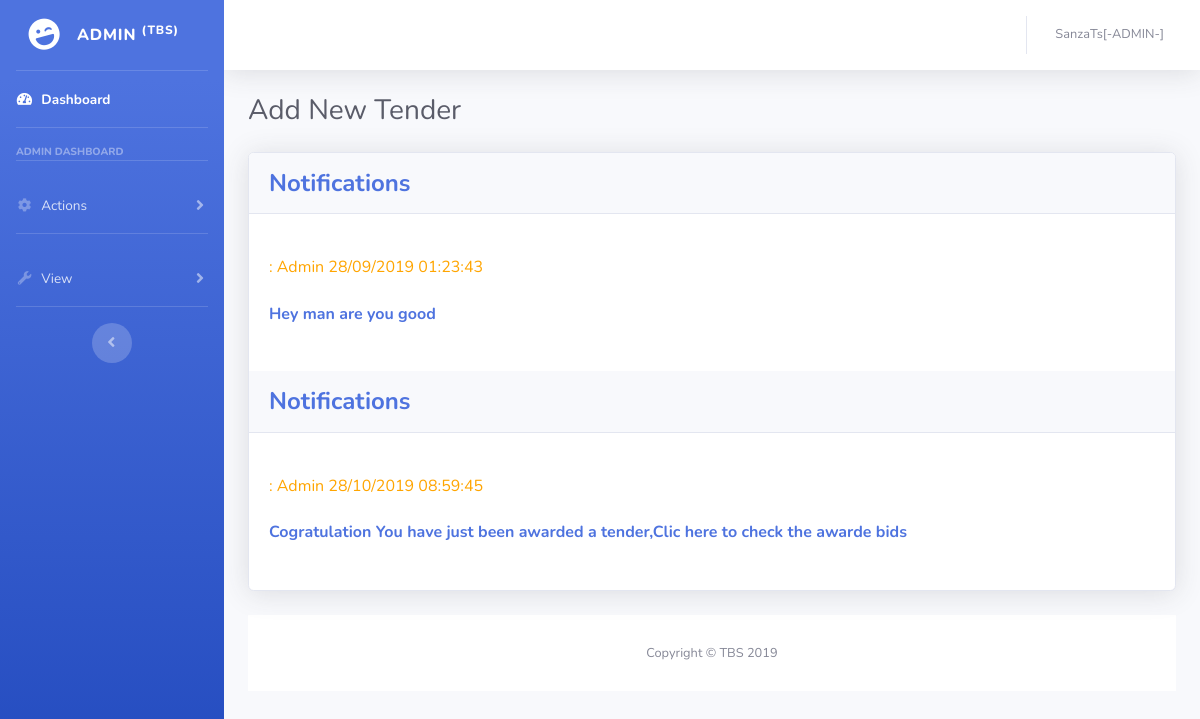
The page /adminMsg.php (signed in) on the database its author committed.
### tables this page shows
CREATE TABLE `chat` (
  `mid` int(11) NOT NULL,
  `sender` varchar(30) NOT NULL,
  `reciever` varchar(30) NOT NULL,
  `Msg` varchar(250) NOT NULL,
  `date` varchar(10) NOT NULL,
  `time` varchar(10) NOT NULL
);

### adminMsg.php (the view, shortened to what this page needs)
<?php
include("connection.php");
$username = $_SESSION['username'];
?>
<!DOCTYPE html>
<html lang="en">
<head>
  <link href="vendor/fontawesome-free/css/all.min.css" rel="stylesheet" type="text/css">
  <link href="css/sb-admin-2.min.css" rel="stylesheet">
</head>
<body id="page-top">
  <div id="wrapper">
    <ul class="navbar-nav bg-gradient-primary sidebar sidebar-dark accordion" id="accordionSidebar">
      <a class="sidebar-brand d-flex align-items-center justify-content-center" href="adminReports.php">
        <div class="sidebar-brand-icon rotate-n-15">
          <i class="fas fa-laugh-wink"></i>
        </div>
        <div class="sidebar-brand-text mx-3">ADMIN <sup>(TBS)</sup></div>
      </a>
      <hr class="sidebar-divider my-0">
      <li class="nav-item active">
        <a class="nav-link" href="adminReports.php">
          <i class="fas fa-fw fa-tachometer-alt"></i>
          <span>Dashboard</span></a>
      </li>
      <hr class="sidebar-divider">
      <div class="sidebar-heading">
       Admin Dashboard
      </div>
      <hr class="sidebar-divider">
      <li class="nav-item">
        <a class="nav-link collapsed" href="#" data-toggle="collapse" data-target="#collapseTwo" aria-expanded="true" aria-controls="collapseTwo">
          <i class="fas fa-fw fa-cog"></i>
          <span>Actions</span>
        </a>
      </li>
  <hr class="sidebar-divider">
      <li class="nav-item">
        <a class="nav-link collapsed" href="#" data-toggle="collapse" data-target="#collapseUtilities" aria-expanded="true" aria-controls="collapseUtilities">
          <i class="fas fa-fw fa-wrench"></i>
          <span>View</span>
        </a>
      </li>
      <hr class="sidebar-divider d-none d-md-block">
      <div class="text-center d-none d-md-inline">
        <button class="rounded-circle border-0" id="sidebarToggle"></button>
      </div>
    </ul>
    <div id="content-wrapper" class="d-flex flex-column">
      <div id="content">
        <nav class="navbar navbar-expand navbar-light bg-white topbar mb-4 static-top shadow">
          <ul class="navbar-nav ml-auto">
            <li class="nav-item dropdown no-arrow">
              <a class="nav-link dropdown-toggle" href="#" id="userDropdown" role="button" data-toggle="dropdown" aria-haspopup="true" aria-expanded="false">
                <span class="mr-2 d-none d-lg-inline text-gray-600 small"><?php echo $username."[-ADMIN-]" ?></span>
              </a>
            </li>
          </ul>
        </nav>
        <div class="container-fluid">
          <div class="d-sm-flex align-items-center justify-content-between mb-4">
            <h1 class="h3 mb-0 text-gray-800">Add New Tender</h1>
          </div>
               <div class="row">
          <div class="col-lg-12">
<div class="card shadow mb-4">
  <?php
     $query = "select * from chat WHERE reciever = '$username'";
      $results = mysqli_query($con,$query);
      while($row = mysqli_fetch_array($results))
      {
        $sender = $row['sender'];
        $msg = $row['Msg'];
        $date = $row['date'];
        $time = $row['time'];
  ?>
  <div class="card-header py-3 d-flex flex-row align-items-center justify-content-between">
    <h4 class="m-0 font-weight-bold text-primary">Notifications</h4><br>
  </div>
  <div class="card-body">
     <br>
     <h6 style="color:orange;">: <?php echo $sender."        ".$date."    ".$time;?><h6>
     <br>
     <p class="m-0 font-weight-bold text-primary"><?php echo $msg; ?></p><br>
  </div>
  <?php
   }
?>
</div>
        </div>
      </div>
      <footer class="sticky-footer bg-white">
        <div class="container my-auto">
          <div class="copyright text-center my-auto">
            <span>Copyright &copy; TBS 2019</span>
          </div>
        </div>
      </footer>
    </div>
  </div>
</body>
</html>

### rows shown on the page
chat: sender "Admin", date "28/09/2019", time "01:23:43", Msg "Hey man are you good"
chat: sender "Admin", date "28/10/2019", time "08:59:45", Msg "Cogratulation You have just been awarded a tender, Clic here to check the awarde bids"

### other values the page prints
$username "SanzaTs"
